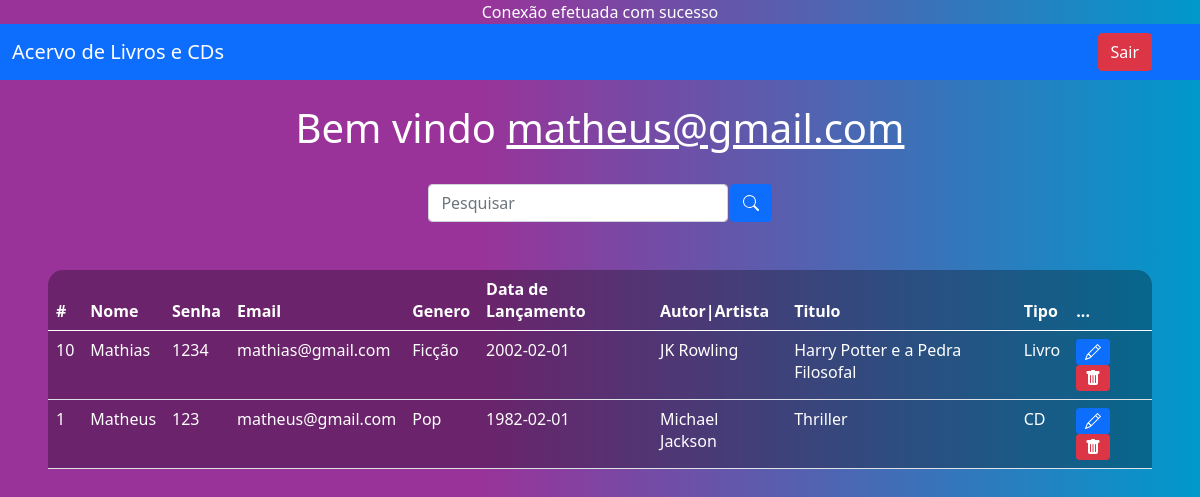
/sistema.php (signed in), run on the app's committed database.
### tables this page shows
CREATE TABLE IF NOT EXISTS `usuarios` (
  `id` int NOT NULL AUTO_INCREMENT,
  `nome` varchar(45) NOT NULL,
  `email` varchar(110) NOT NULL,
  `telefone` varchar(15) DEFAULT NULL,
  `sexo` enum('Masculino','Feminino','Outro') NOT NULL,
  `data_nasc` date NOT NULL,
  `cidade` varchar(45) NOT NULL,
  `estado` char(45) NOT NULL,
  `endereco` varchar(150) NOT NULL,
  `senha` varchar(255) NOT NULL,
  PRIMARY KEY (`id`),
  UNIQUE KEY `email` (`email`)
);

### sistema.php (the view, shortened to what this page needs)
<?php
    include_once('config.php');
    $logado = $_SESSION['email'];
    if(!empty($_GET['search']))
    {
        $data = $_GET['search'];
        $sql = "SELECT * FROM usuarios WHERE id LIKE '%$data%' or nome LIKE '%$data%' or email LIKE '%$data%' ORDER BY id DESC";
    }
    else
    {
        $sql = "SELECT * FROM usuarios ORDER BY id DESC";
    }
    $result = $conexao->query($sql);
?>
<!DOCTYPE html>
<html lang="en">
<head>
    <link href="https://cdn.jsdelivr.net/npm/bootstrap@5.0.2/dist/css/bootstrap.min.css" rel="stylesheet">
</head>
<body>
    <nav class="navbar navbar-expand-lg navbar-dark bg-primary">
        <div class="container-fluid">
            <a class="navbar-brand" href="#">Acervo de Livros e CDs</a>
        </div>
        <div class="d-flex">
            <a href="sair.php" class="btn btn-danger me-5">Sair</a>
        </div>
    </nav>
    <br>
    <?php
        echo "<h1>Bem vindo <u>$logado</u></h1>";
    ?>
    <br>
    <div class="box-search">
        <input type="search" class="form-control w-25" placeholder="Pesquisar" id="pesquisar">
        <button onclick="searchData()" class="btn btn-primary">
        </button>
    </div>
    <div class="m-5">
        <table class="table text-white table-bg">
            <thead>
                <tr>
                    <th scope="col">#</th>
                    <th scope="col">Nome</th>
                    <th scope="col">Senha</th>
                    <th scope="col">Email</th>
                    <th scope="col">Genero  </th>
                    <th scope="col">Data de Lançamento</th>
                    <th scope="col">Autor|Artista</th>
                    <th scope="col">Titulo</th>
                    <th scope="col">Tipo</th>
                    <th scope="col">...</th>
                </tr>
            </thead>
            <tbody>
                <?php
                    while($user_data = mysqli_fetch_assoc($result)) {
                        echo "<tr>";
                        echo "<td>".$user_data['id']."</td>";
                        echo "<td>".$user_data['nome']."</td>";
                        echo "<td>".$user_data['senha']."</td>";
                        echo "<td>".$user_data['email']."</td>";
                        echo "<td>".$user_data['telefone']."</td>";
                        echo "<td>".$user_data['data_nasc']."</td>";
                        echo "<td>".$user_data['cidade']."</td>";
                        echo "<td>".$user_data['estado']."</td>";
                        echo "<td>".$user_data['endereco']."</td>";
                        echo "<td>
                        <a class='btn btn-sm btn-primary' href='edit.php?id=$user_data[id]' title='Editar'>
                            <svg xmlns='http://www.w3.org/2000/svg' width='16' height='16' fill='currentColor' class='bi bi-pencil' viewBox='0 0 16 16'>
                                <path d='M12.146.146a.5.5 0 0 1 .708 0l3 3a.5.5 0 0 1 0 .708l-10 10a.5.5 0 0 1-.168.11l-5 2a.5.5 0 0 1-.65-.65l2-5a.5.5 0 0 1 .11-.168l10-10zM11.207 2.5 13.5 4.793 14.793 3.5 12.5 1.207 11.207 2.5zm1.586 3L10.5 3.207 4 9.707V10h.5a.5.5 0 0 1 .5.5v.5h.5a.5.5 0 0 1 .5.5v.5h.293l6.5-6.5zm-9.761 5.175-.106.106-1.528 3.821 3.821-1.528.106-.106A.5.5 0 0 1 5 12.5V12h-.5a.5.5 0 0 1-.5-.5V11h-.5a.5.5 0 0 1-.468-.325z'/>
                            </svg>
                            </a>
                            <a class='btn btn-sm btn-danger' href='delete.php?id=$user_data[id]' title='Deletar'>
                                <svg xmlns='http://www.w3.org/2000/svg' width='16' height='16' fill='currentColor' class='bi bi-trash-fill' viewBox='0 0 16 16'>
                                    <path d='M2.5 1a1 1 0 0 0-1 1v1a1 1 0 0 0 1 1H3v9a2 2 0 0 0 2 2h6a2 2 0 0 0 2-2V4h.5a1 1 0 0 0 1-1V2a1 1 0 0 0-1-1H10a1 1 0 0 0-1-1H7a1 1 0 0 0-1 1H2.5zm3 4a.5.5 0 0 1 .5.5v7a.5.5 0 0 1-1 0v-7a.5.5 0 0 1 .5-.5zM8 5a.5.5 0 0 1 .5.5v7a.5.5 0 0 1-1 0v-7A.5.5 0 0 1 8 5zm3 .5v7a.5.5 0 0 1-1 0v-7a.5.5 0 0 1 1 0z'/>
                                </svg>
                            </a>
                            </td>";
                        echo "</tr>";
                    }
                    ?>
            </tbody>
        </table>
    </div>
</body>
</html>

### sistema.php (style rules this page uses)
body { background: linear-gradient(to left, #0099cc 0%, #993399 60%); color: white; text-align: center; }
.table-bg { background: rgba(0, 0, 0, 0.3); border-radius: 15px 15px 0 0; }
.box-search { display: flex; justify-content: center; gap: .1%; }

### data on the page
usuarios: id "10", nome "Mathias", senha "1234", email "mathias@gmail.com", telefone "Ficção", data_nasc "2002-02-01", cidade "JK Rowling", estado "Harry Potter e a Pedra Filosofal", endereco "Livro"
usuarios: id "1", nome "Matheus", senha "123", email "matheus@gmail.com", telefone "Pop", data_nasc "1982-02-01", cidade "Michael Jackson", estado "Thriller", endereco "CD"

### other printed values
$logado "matheus@gmail.com"
